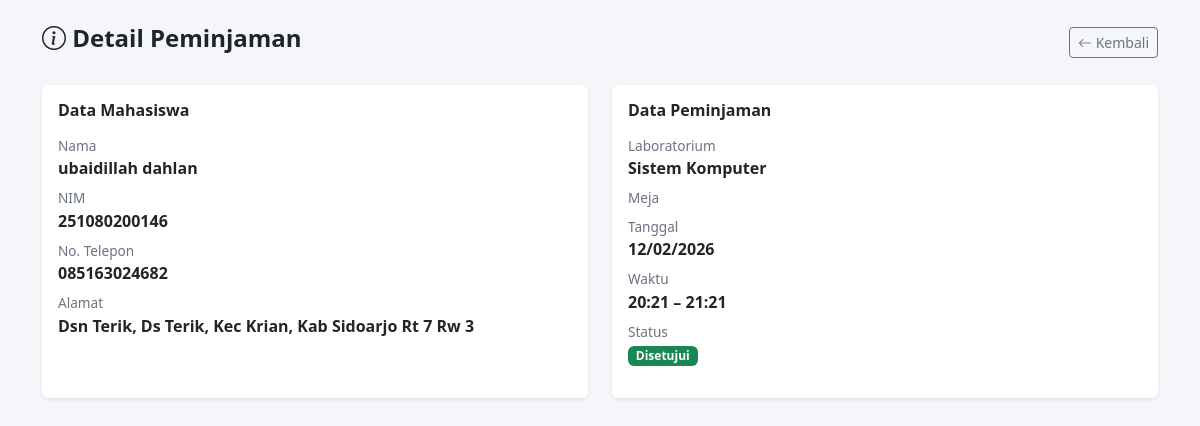
/detail_pinjam_mhs.php?id=14 (signed in), run on an earlier commit of the app's database.
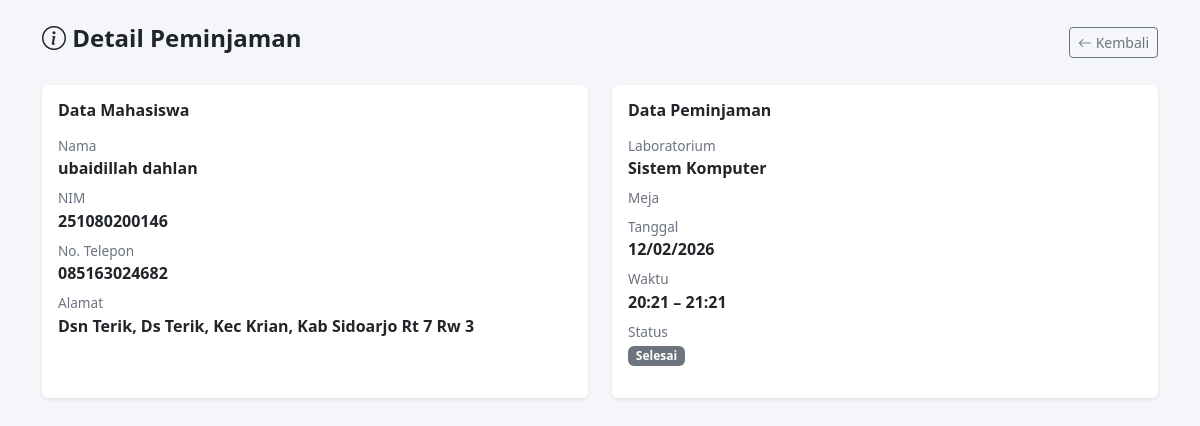
And on a later commit of the database.
### tables this page shows
CREATE TABLE `data_pinjam` (
  `id_data` int NOT NULL,
  `nim` char(12) NOT NULL,
  `tanggal` date NOT NULL,
  `jam_mulai` time NOT NULL,
  `jam_selesai` time NOT NULL,
  `nama_lab` varchar(100) NOT NULL,
  `kursi` int DEFAULT NULL,
  `status` enum('disetujui','ditolak','menunggu','selesai') NOT NULL
);

CREATE TABLE `mahasiswa` (
  `nama` varchar(100) NOT NULL,
  `nim` char(12) NOT NULL,
  `no_telepon` varchar(100) NOT NULL,
  `alamat` varchar(255) NOT NULL,
  `password` varchar(100) NOT NULL
);

### detail_pinjam_mhs.php (the view, shortened to what this page needs)
<?php
include 'koneksi.php';
$id = isset($_GET['id']) ? (int)$_GET['id'] : 0;
$query = mysqli_query($koneksi, "
    SELECT
        p.id_data,
        p.nim,
        p.nama_lab,
        p.tanggal,
        p.jam_mulai,
        p.jam_selesai,
        p.status,
        p.kursi,
        m.nama AS nama_mhs,
        m.no_telepon,
        m.alamat
    FROM data_pinjam p
    JOIN mahasiswa m ON p.nim = m.nim
    WHERE p.id_data = '$id'
    LIMIT 1
");
$data = mysqli_fetch_assoc($query);
?>
<!DOCTYPE html>
<html lang="id">
<head>
<link href="https://cdn.jsdelivr.net/npm/bootstrap@5.3.3/dist/css/bootstrap.min.css" rel="stylesheet">
<link href="https://cdn.jsdelivr.net/npm/bootstrap-icons/font/bootstrap-icons.css" rel="stylesheet">
</head>
<body>
<div class="container py-4">
    <div class="d-flex justify-content-between align-items-center mb-4">
        <h4 class="fw-bold">
            <i class="bi bi-info-circle"></i> Detail Peminjaman
        </h4>
        <a href="riwayat_pinjam_mhs.php" class="btn btn-outline-secondary btn-sm">
            <i class="bi bi-arrow-left"></i> Kembali
        </a>
    </div>
    <div class="row g-4">
        <div class="col-md-6">
            <div class="card border-0 shadow-sm h-100">
                <div class="card-body">
                    <h6 class="fw-bold mb-3">Data Mahasiswa</h6>
                    <div class="mb-2">
                        <div class="detail-label">Nama</div>
                        <div class="detail-value"><?= htmlspecialchars($data['nama_mhs']) ?></div>
                    </div>
                    <div class="mb-2">
                        <div class="detail-label">NIM</div>
                        <div class="detail-value"><?= htmlspecialchars($data['nim']) ?></div>
                    </div>
                    <div class="mb-2">
                        <div class="detail-label">No. Telepon</div>
                        <div class="detail-value"><?= htmlspecialchars($data['no_telepon']) ?></div>
                    </div>
                    <div>
                        <div class="detail-label">Alamat</div>
                        <div class="detail-value"><?= htmlspecialchars($data['alamat']) ?></div>
                    </div>
                </div>
            </div>
        </div>
        <div class="col-md-6">
            <div class="card border-0 shadow-sm h-100">
                <div class="card-body">
                    <h6 class="fw-bold mb-3">Data Peminjaman</h6>
                    <div class="mb-2">
                        <div class="detail-label">Laboratorium</div>
                        <div class="detail-value"><?= htmlspecialchars($data['nama_lab']) ?></div>
                    </div>
                    <div class="mb-2">
                        <div class="detail-label">Meja</div>
                    </div>
                    <div class="mb-2">
                        <div class="detail-label">Tanggal</div>
                        <div class="detail-value">
                            <?= date('d/m/Y', strtotime($data['tanggal'])) ?>
                        </div>
                    </div>
                    <div class="mb-2">
                        <div class="detail-label">Waktu</div>
                        <div class="detail-value">
                            <?= substr($data['jam_mulai'], 0, 5) ?> –
                            <?= substr($data['jam_selesai'], 0, 5) ?>
                        </div>
                    </div>
                    <div class="mb-3">
                        <div class="detail-label">Status</div>
                        <?php
                        $badge = match($data['status']) {
                            'menunggu'  => 'bg-warning text-dark',
                            'disetujui' => 'bg-success',
                            'ditolak'   => 'bg-danger',
                            default     => 'bg-secondary'
                        };
                        ?>
                        <span class="badge <?= $badge ?>">
                            <?= ucfirst($data['status']) ?>
                        </span>
                    </div>
                </div>
            </div>
        </div>
    </div>
</div>
</body>
</html>

What changed in the data, as far as the page shows it:
changed data_pinjam "Sistem Komputer": status "Disetujui" → "Selesai"
